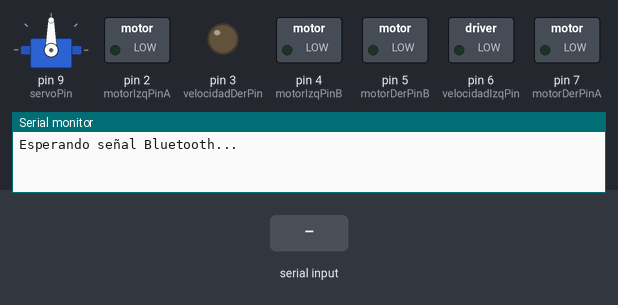
This sketch was run on a simulated Arduino Uno, built with avr-gcc and run on an emulated ATmega328P. On the bench: servo, switched loads named in the sketch (green lamp = pin HIGH), output pins drawn as LEDs (lit = HIGH), the last lines printed to the serial monitor. The test bench sets the inputs (shaded band).

Above: at 1.2 s.
1.3 s: "F" received over the second serial link
At 1.8 s:
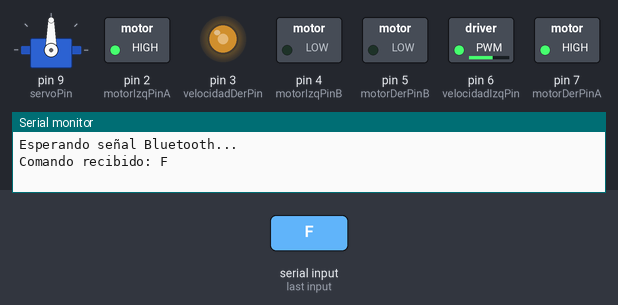
2.8 s: "f" received over the second serial link
At 4.0 s:
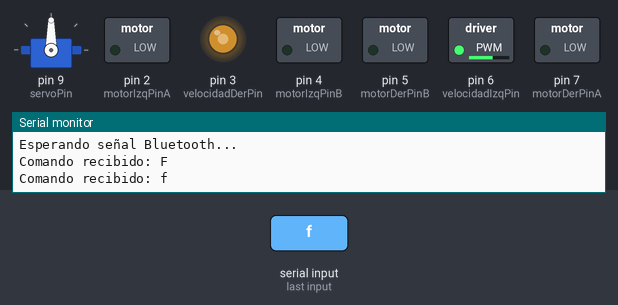
4.3 s: "B" received over the second serial link
At 5.5 s:
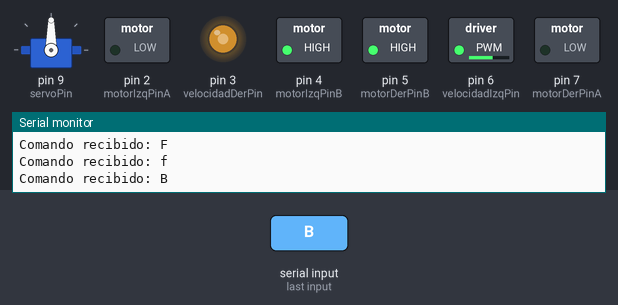
5.8 s: "L" received over the second serial link
At 6.8 s:
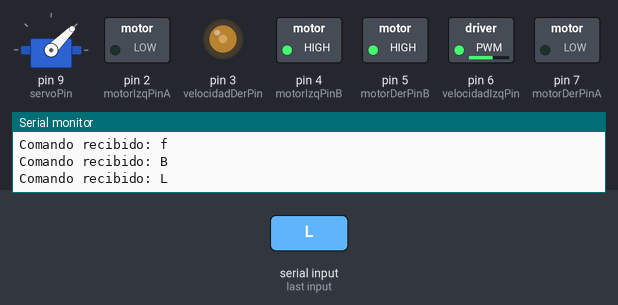
7.3 s: "b" received over the second serial link
At 8.1 s:
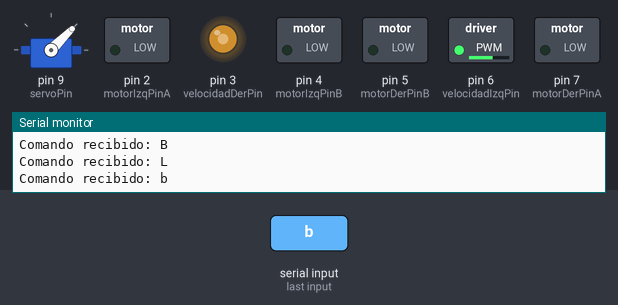
8.8 s: "R" received over the second serial link
At 9.4 s:
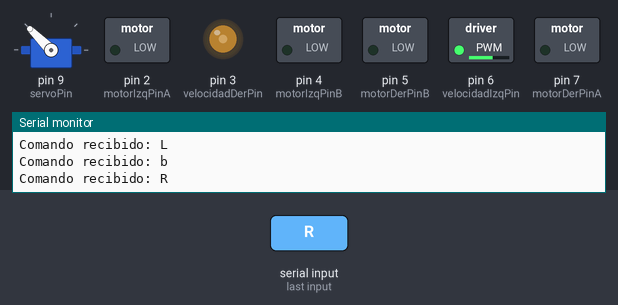
Timing chart, 0 to 11.3 s (numbered marks = the images above; inputs shaded):
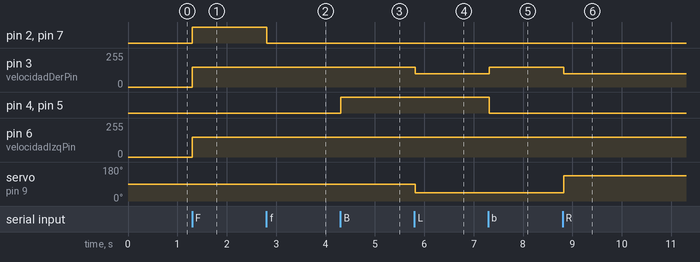

The sketch:

Proyecto_Final_final.ino
```cpp
#include <Servo.h>
#include <SoftwareSerial.h>
// Definir pines del módulo Bluetooth (RX, TX)
SoftwareSerial bluetooth(10, 11); // RX, TX
// Pines del puente H L298 para los motores traseros
int motorIzqPinA = 2; //pin a IN2
int motorIzqPinB = 4; // pin a IN1
int motorDerPinA = 7; //pin A IN4
int motorDerPinB = 5; //pin a IN3
int velocidadIzqPin =6 ;  // Pin PWM para velocidad del motor izquierdo
int velocidadDerPin = 3;  // Pin PWM para velocidad del motor derecho

int potenciaizq; //variable controladora de la potencia del motor izquierdo
int potenciader; // varable controladora de la potencia del motor derecho
int PotenciaAvance = 150; // potencia de avanze sin giro
int DiferencialGiro = 100; //potencia de avanze en caso de que haya giro hacia algun lado
// Configuración del servo
Servo direccionServo;
int servoPin = 9; // PPin de señal del Servo
int direccionCentro = 90;  // Posición del servo centrado (90 grados)
int anguloGiroDer = 135; //Posicion del servo para girar a la derecha
int anguloGiroIzq = 45; // Posicion del servo para girar izquierda
// Variables para controlar el estado del motor y la dirección
int direccionActual = direccionCentro;
int movimientoActual = 0;  // 0 = detenido, 1 = adelante, -1 = atrás
void setup() {
  // Configuración del Bluetooth y del puerto serie
  Serial.begin(9600);
  bluetooth.begin(9600);
  Serial.println("Esperando señal Bluetooth...");
  // Configuración de los pines del puente H L298
  pinMode(motorIzqPinA, OUTPUT);
  pinMode(motorIzqPinB, OUTPUT);
  pinMode(motorDerPinA, OUTPUT);
  pinMode(motorDerPinB, OUTPUT);
  pinMode(velocidadIzqPin, OUTPUT);
  pinMode(velocidadDerPin, OUTPUT);
  // Configuración del servo
  direccionServo.attach(servoPin);
  direccionServo.write(direccionCentro);  // Inicializar con el servo centrado
}
void loop() {
  // Leer la señal Bluetooth
  if (bluetooth.available()) {
    char comando = bluetooth.read(); // Variable que almacena el dato que llega desde la aplicacion
    Serial.print("Comando recibido: ");
    Serial.println(comando);
    // Procesar el comando para controlar la dirección, el movimiento y la potencia de los motores
    procesarComando(comando);
  }
  Potencia();// configurar la potencia suministrada a cada motor trasero
  // Aplicar el movimiento actual del motor
  actualizarMovimiento();
  // Aplicar la dirección actual
  direccionServo.write(direccionActual);
  delay(50); // Pequeño retardo para evitar saturación de la comunicación
}
// Función para procesar el comando recibido
void procesarComando(char comando) {
  switch (comando) {
    // Movimiento hacia adelante o detener
    case 'F':  // Adelante (botón presionado)
      movimientoActual = 1;
      potenciaizq=PotenciaAvance;
      potenciader=PotenciaAvance;
        // Movimiento adelante
      break;
    case 'f':  // Detener Adelante (botón soltado)
      movimientoActual = 0;
      potenciaizq=PotenciaAvance;
      potenciader=PotenciaAvance;
       // Detener
      break;
    // Movimiento hacia atrás o detener
    case 'B':  // Atrás (botón presionado)
      movimientoActual = -1;
      potenciaizq=PotenciaAvance;
      potenciader=PotenciaAvance;
        // Movimiento atrás
      break;
    case 'b':  // Detener Atrás (botón soltado)
      movimientoActual = 0;
      potenciaizq=PotenciaAvance;
      potenciader=PotenciaAvance;
        // Detener
      break;
    // Control de dirección (giro a la izquierda, derecha o centrar)
    case 'L':  // Girar a la izquierda (botón presionado)
      direccionActual = anguloGiroIzq;
      potenciaizq=DiferencialGiro;
      potenciader=PotenciaAvance;  // Ajusta este valor según el ángulo deseado
       // Reducir velocidad del motor izquierdo para girar mejor
      break;
    case 'l':  // Centrar dirección (botón soltado)
      direccionActual = direccionCentro;
      potenciaizq=PotenciaAvance;
      potenciader=PotenciaAvance;
        // Igualar velocidades al centrar
      break;
    case 'R':  // Girar a la derecha (botón presionado)
      direccionActual = anguloGiroDer;
      potenciaizq=PotenciaAvance;
      potenciader=DiferencialGiro;  // Ajusta este valor según el ángulo deseado
        // Reducir velocidad del motor derecho para girar mejor
      break;
    case 'r':  // Centrar dirección (botón soltado)
      direccionActual = direccionCentro;
      potenciaizq=PotenciaAvance;
      potenciader=PotenciaAvance;
        // Igualar velocidades al centrar
      break;
  }
}
// Función para ajustar las velocidades de los motores al girar
void Potencia(){
  if(movimientoActual==1){  // en caso de que el motor avance las potencias de giro son acordes al giro
  analogWrite(velocidadIzqPin,potenciaizq);
  analogWrite(velocidadDerPin,potenciader);
  }
  else if(movimientoActual==-1){ // cuando va hacia atras la variacion de potencias debe ser invertida
  analogWrite(velocidadIzqPin,potenciader);
  analogWrite(velocidadDerPin,potenciaizq);
  }
  else{   // si no estoy avanzando o retrocediendo mantengo la alimentacion de ambos motores
  analogWrite(velocidadIzqPin,potenciaizq);
  analogWrite(velocidadDerPin,potenciader);
  }
}
// Función para actualizar el movimiento de los motores traseros según el estado
void actualizarMovimiento() {
  switch (movimientoActual) {
    case 1:  // Adelante
      digitalWrite(motorIzqPinA, HIGH);
      digitalWrite(motorIzqPinB, LOW);
      digitalWrite(motorDerPinA, HIGH);
      digitalWrite(motorDerPinB, LOW);
      break;
    case -1:  // Atrás
      digitalWrite(motorIzqPinA, LOW);
      digitalWrite(motorIzqPinB, HIGH);
      digitalWrite(motorDerPinA, LOW);
      digitalWrite(motorDerPinB, HIGH);
      break;
    default:  // Detenido
      digitalWrite(motorIzqPinA, LOW);
      digitalWrite(motorIzqPinB, LOW);
      digitalWrite(motorDerPinA, LOW);
      digitalWrite(motorDerPinB, LOW);
      break;
  }
}
```

Measured:
- after the input at 1.3 s, pin 2 (motorIzqPinA), pin 7 (motorDerPinA): LOW → HIGH at once; pin 3 (velocidadDerPin), pin 6 (velocidadIzqPin): 0/255 → 150/255 at once
- after the input at 2.8 s, pin 2 (motorIzqPinA), pin 7 (motorDerPinA): HIGH → LOW at once
- after the input at 4.3 s, pin 4 (motorIzqPinB), pin 5 (motorDerPinB): LOW → HIGH at once
- after the input at 5.8 s, pin 3 (velocidadDerPin): 150/255 → 100/255 at once; servo on pin 9 (servoPin): 90° → 45° at once
- after the input at 7.3 s, pin 3 (velocidadDerPin): 100/255 → 150/255 at once; pin 4 (motorIzqPinB), pin 5 (motorDerPinB): HIGH → LOW at once
- after the input at 8.8 s, pin 3 (velocidadDerPin): 150/255 → 100/255 at once; servo on pin 9 (servoPin): 45° → 135° at once
